Frame 1 (no input): blank canvas, image omitted
Frame 60 (the mouse pressed at the canvas centre just before this capture): blank canvas, image omitted
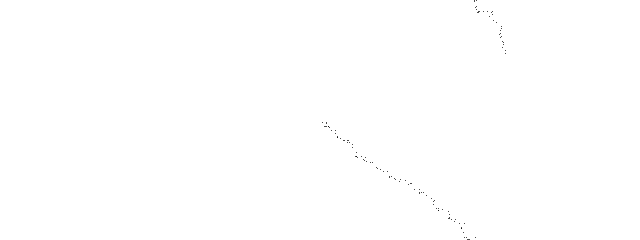
Frame 120 (the mouse held since frame 60 and released just before this capture)

The Processing sketch whose frames 1 and 60 were blank and that drew this single picture after the mouse press (run headless with seeded random() and noise(); from frame 60 on, the mouse is pressed at the canvas centre):

// Processing sketch: random_walker
// ── random_walker.pde
Walker walker;

void setup() {
  size(640, 240);
  background(255);
  walker = new GaussianWalker();
}

void draw() {
  walker.step();
  walker.show();
}

class Walker {
  float x, y;
  
  Walker() {
    x = width / 2;
    y = height / 2;
  }
  
  void show() {
    stroke(0);
    point(x, y);
  }
  
  void step() {
    int choice = floor(random(4));
    
    if (choice == 0)       x++;
    else if (choice == 1)  x--;
    else if (choice == 2)  y++;
    else                   y--;
  }
}

class DownRightWalker extends Walker {
  DownRightWalker() {
    super();
  }
  
  void step() {
     float choice = random(5);
     if (choice < 2) {
       x++;
       y++;
     }
     else if (choice < 3) x++;
     else if (choice < 4) x--;
     else if (choice < 5) y++;
     else                 y--;
       
     if (x > width - 1)   x = 0;
     else if (x < 1)      x = width;
       
     if (y > height - 1)  y = 0;
     else if (y < 1)      y = height;
  }
}

class RightWalker extends Walker {
  RightWalker() { super(); }
  
  void step() {
    float r = random(1);
    if (r < 0.4)       x++;
    else if (r < 0.6)  x--;
    else if (r < 0.8)  y++;
    else               y--;
  }
}

/* Bug: Stops or remains at edges */
class MouseWalker extends Walker {
  MouseWalker() { super(); }
  
  void step() {
    int r = floor(random(2));
    switch (r) {
      case 0:
        float dx = (mouseX - x) / abs(mouseX - x);
        float dy = (mouseY - y) / abs(mouseY - y);
        x += dx;
        y -= dy;
        break;
      case 1:
        int choice = floor(random(4));
        switch (choice) {
           case 0:  x++;
           case 1:  x--;
           case 2:  y++;
           default: y--;
        }
    }
    
    if (x < 1)               x = width;
    else if (x > width - 1)  x = 0;
    
    if (y < 1)               y = height;
    else if (y > height - 1) y = 0;
  }
}

class GaussianWalker extends Walker {
  GaussianWalker() { super(); }
  
  void step() {
    float dx = floor(randomGaussian() * 2 + 2);
    float dy = floor(randomGaussian() * 2 + 2);
    x += dx;
    y += dy;
    
    if (x < 1)               x = width;
    else if (x > width - 1)  x = 0;
    
    if (y < 1)               y = height;
    else if (y > height - 1) y = 0;
  }
}
